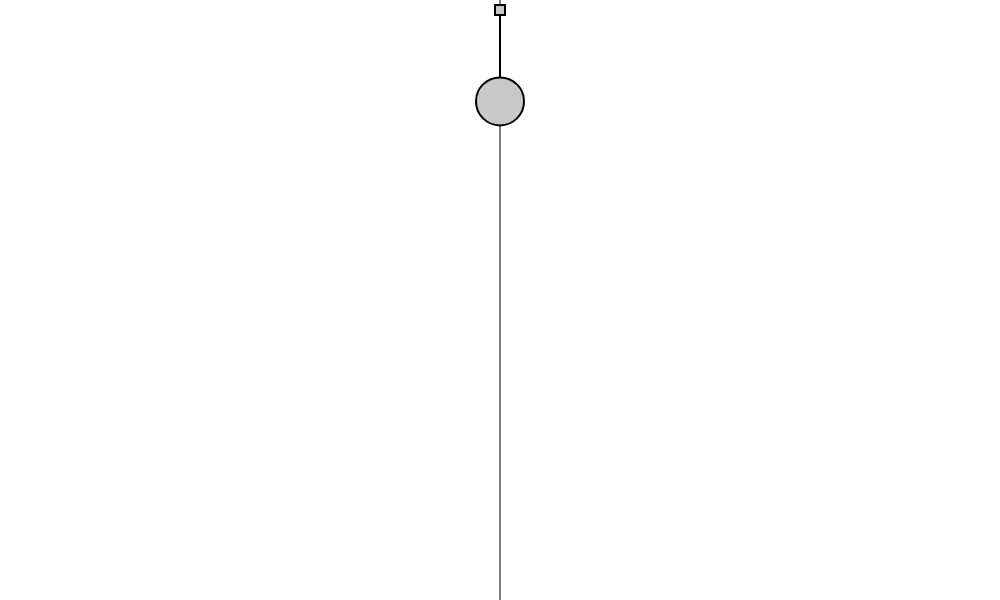
Frame 1 (no input)
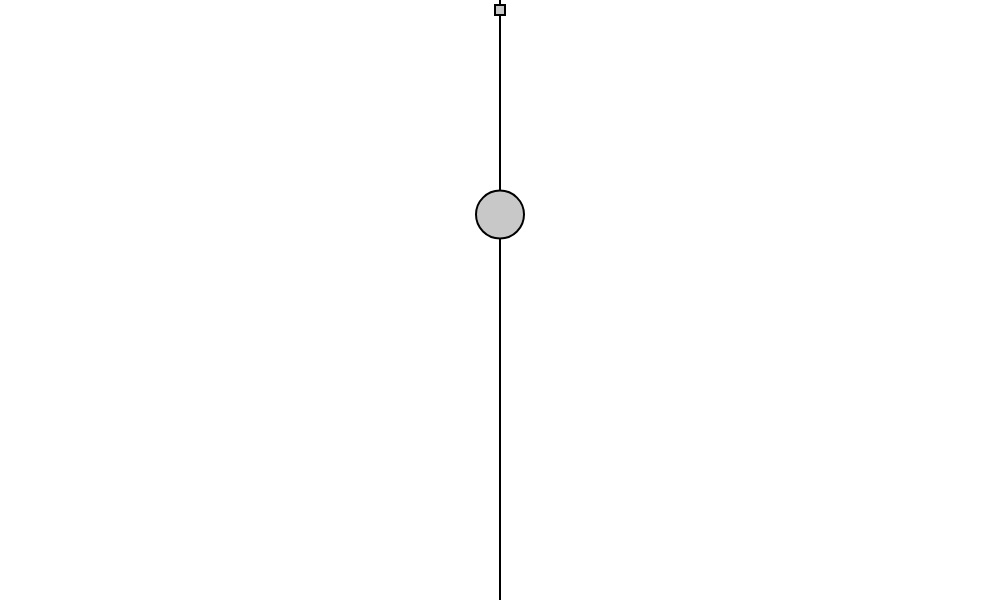
Frame 60 (no input)
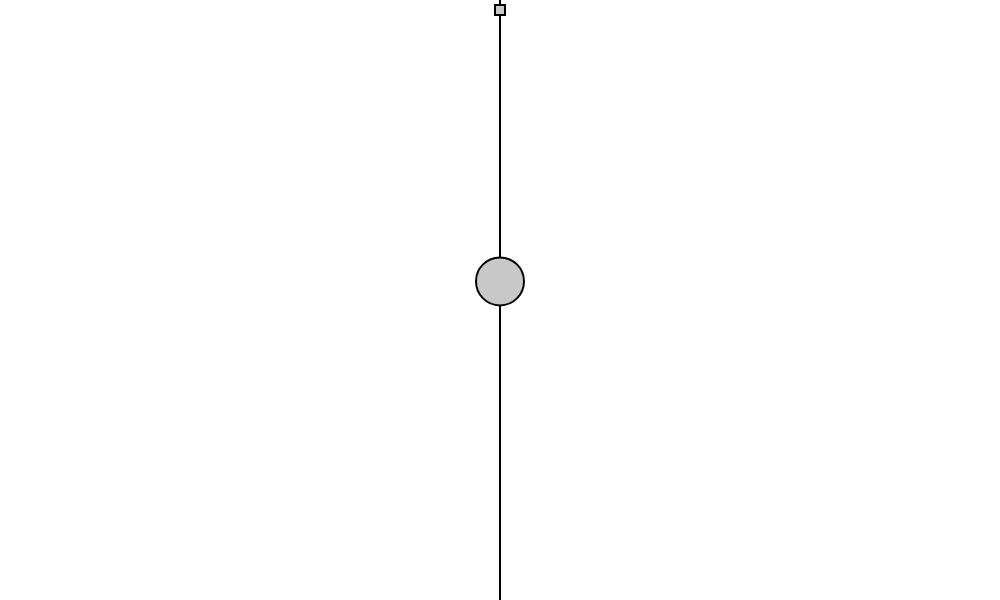
Frame 120 (the mouse pressed at the canvas centre since frame 60)

The p5.js sketch that drew these frames (run headless with seeded random() and noise() and a simulated clock; from frame 60 on, the mouse is pressed at the canvas centre):

// p5.js sketch
// ── sketch.js


let spring, bob;

function setup() {
  createCanvas(1000, 600);
  bob = new Bob(width/2, 100);
  spring = new Spring(width/2, 10, 250);
}

function draw() {
  background(255);
  line(width/2, 0, width/2, height);
  let gravity = createVector(0, 2);
  bob.applyForce(gravity);
  spring.connect(bob);
  spring.constrainLength(bob, 30, height);
  bob.update();
  spring.displayLine(bob);
  bob.display();
  spring.display();
}

function mousePressed(){
  bob.handleClick(mouseX, mouseY);
}

function mouseDragged(){
  bob.handleDrag(mouseX, mouseY);
}

function mouseReleased(){
  bob.stopDragging();
}

class Spring{
  constructor(x, y, l){
    this.anchor = createVector(x, y);
    this.restLength = l;
    this.k = 0.2;
  }
  
  connect(b){
    let force = p5.Vector.sub(b.position, this.anchor);
    let d = force.mag();
    let stretch = d - this.restLength;
    force.normalize();
    force.mult(-1 * this.k * stretch);
    b.applyForce(force);
  }

  constrainLength(b, minLength, maxLength){
    let dir = p5.Vector.sub(b.position, this.anchor);
    let d = dir.mag();

    if(d < minLength){
      dir.normalize();
      dir.mult(minLength);
      b.position = p5.Vector.add(this.anchor, dir);
      b.velocity.mult(0);
    }
    else if(d > maxLength){
      dir.normalize();
      dir.mult(maxLength);
      b.position = p5.Vector.add(this.anchor, dir);
      b.velocity.mult(0)
    }
  }

  display(){
    stroke(0);
    strokeWeight(2);
    fill(200);
    rectMode(CENTER);
    rect(this.anchor.x, this.anchor.y, 10,10);
  }

  displayLine(b){
    stroke(0);
    strokeWeight(2);
    line(b.position.x, b.position.y, this.anchor.x, this.anchor.y);
  }
}

class Bob{
  constructor(x, y){
    this.position = createVector(x, y);
    this.velocity = createVector();
    this.acceleration = createVector();
    this.mass = 24;
    this.damping = .98;
    this.dragOffset = createVector();
    this.dragging = false;
  }

  update(){
    this.velocity.add(this.acceleration);
    this.velocity.mult(this.damping);
    this.position.add(this.velocity);
    this.acceleration.mult(0);
  }

  applyForce(force){
    let f = p5.Vector.div(force, this.mass);
    this.acceleration.add(f);
  }

  display(){
    stroke(0);
    strokeWeight(2);
    fill(200);
    if(this.dragging) {
      fill(50);
    }
    ellipse(this.position.x, this.position.y, this.mass*2);
  }

  handleClick(mx, my){
    let d = dist(mx, my, this.position.x, this.position.y);
    if(d < this.mass) {
      this.dragging = true;
      this.dragOffset.x = this.position.x-mx;
      this.dragOffset.y = this.position.y-my;
    }
  }

  stopDragging(){
    this.dragging = false;
  }

  handleDrag(mx, my){
    if(this.dragging){
      this.position.x = mx + this.dragOffset.x;
      this.position.y = my + this.dragOffset.y;
    }
  }
}
